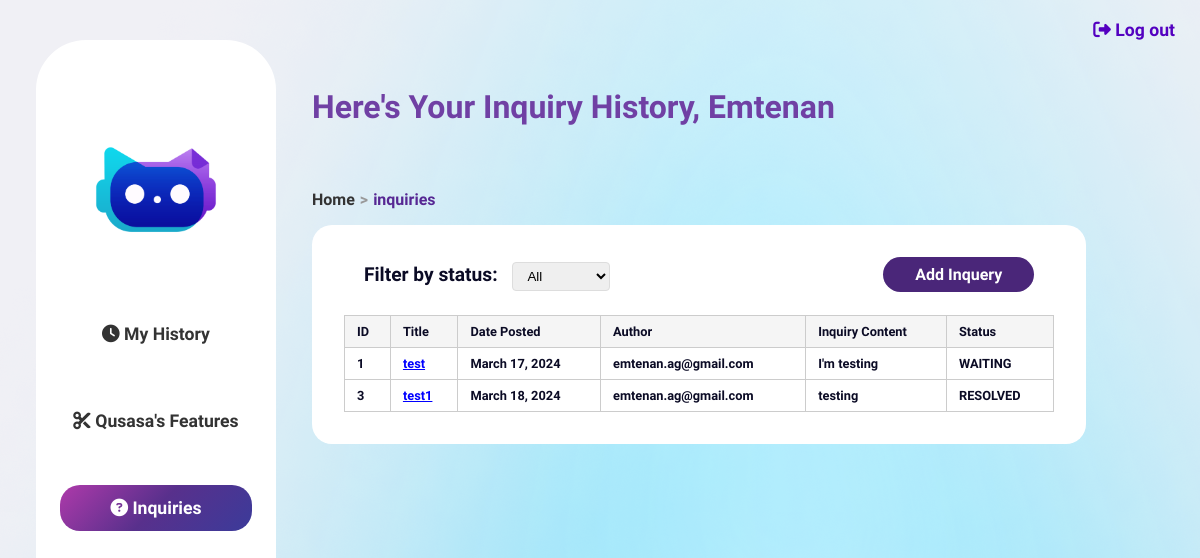
/user_inquiries/ (signed in), run on the app's committed database.
### qusasa/models.py (models this page shows)
class CustomUser(AbstractUser):
    username = None  # remove the username field
    email = models.EmailField(unique=True, verbose_name='email address')
    USERNAME_FIELD = 'email'
    REQUIRED_FIELDS = ['first_name', 'last_name']  # removes email from REQUIRED_FIELDS
    is_verified = models.BooleanField(default=False)
    email_confirmation_code = models.CharField(max_length=30, blank=True, null=True)
    objects = CustomUserManager()

class Inquiry(models.Model):
    title= models.CharField(max_length=1000)
    InqContent=models.TextField()
    RepContent=models.TextField()
    status = models.CharField(max_length=20, choices=STATUS_CHOICES)
    date_posted=models.DateTimeField(auto_now_add=True)
    date_resolved=models.DateTimeField(null=True, blank=True)
    author= models.ForeignKey(settings.AUTH_USER_MODEL, on_delete=models.CASCADE)

### qusasa/views/auth_views.py (the view)
# urls.py: path('user_inquiries/', views.user_inquiries_view, name='user_inquiries'),
def user_inquiries_view(request):
    user_inquiries = Inquiry.objects.filter(author=request.user)
    context = {
        'posts': user_inquiries
    }
    return render(request, 'qusasa/user_inquiries.html', context)

### qusasa/backend.py (called while the page is built)
    def get_user(self, user_id):
        UserModel = get_user_model()
        try:
            return UserModel.objects.get(pk=user_id)
        except UserModel.DoesNotExist:
            return None

### qusasa/templates/qusasa/user_inquiries.html (shortened to what this page needs)
{% load static %}
{% load custom_filters %}
<!DOCTYPE html>
<html lang="en">
<head>
    <link rel="stylesheet" href="{% static 'qusasa/css/admin.css' %}">
    <link rel="stylesheet" href="{% static 'qusasa/css/base.css' %}">
</head>
<body>
    <a class="log-out" href="{% url 'logout' %}"><i class="fa-solid fa-right-from-bracket"></i>  Log out</a>
      {% include 'side_nav.html' %}
    <div class="content">
        <div class="welcome">
          Here's Your Inquiry History, {{ user.first_name }}
        </div>
        <ul class="breadcrumbs">
          <li><a href="{% url 'base' %}" {% if request.resolver_match.url_name == 'base' %} id="current" {% endif %}> Home</a></li>
          <li><a href="{% url 'user_inquiries' %}" {% if request.resolver_match.url_name == 'user_inquiries' %} id="current" {% endif %} > inquiries</a></li>
      </ul>
        <div class="history">
        <article class="media content-section">
          <div class="controls-container">
          <div class="status-filter">
            <label for="statusFilter">Filter by status:</label>
            <select id="statusFilter" onchange="filterStatus()">
                <option value="all">All</option>
            </select>
          </div>
          <div class="results">
            <div class="object-tools">
              <li>
                <a href="{% url 'add_inquiry'%}" class="addlink">
                  Add Inquery
                </a>
              </li>
            </div>
            <br>
          </div>        </div>
            <table id="result_list">
              <thead>
                <tr>
                  <th scope="col">ID</th>
                  <th scope="col">Title</th>
                  <th scope="col">Date Posted</th>
                  <th scope="col">Author</th>
                  <th scope="col">Inquiry Content</th>
                  <th scope="col">Status</th>
                </tr>
              </thead>
              <tbody>
                {% for post in posts %}
                <tr>
                  <td>{{ post.id}}</td>
                  <td><a href="{% url 'user_display_inquiry' post.id %}" style="color: blue; text-decoration: underline;">{{ post.title }}</a></td>
                  <td>{{ post.date_posted|date:"F d, Y" }}</td>
                  <td>{{ post.author }}</td>
                  <td>{{ post.InqContent }}</td>
                  <td>{{ post.status }}</td>
                </tr>
                {% endfor %}
              </tbody>
            </table>
          </div>
        </div>
</body>
</html>

### qusasa/static/qusasa/css/admin.css (style rules this page uses)
html { min-height: 100%; width: 100%; margin: 0; padding: 0; background: #f0f0f5; background-repeat: no-repeat; background-attachment: fixed; font-family: 'Raleway', sans-serif; color: white; }
body { min-height: 100%; height: 100%; width: 100%; margin: 0; padding: 0; background-image: url("static/images/Frame 2.png"); background-repeat: no-repeat; background-attachment: fixed; display: flex; flex-direction: row; min-height: 100vh; justify-content: start; }
a { text-decoration: none; }
.log-out { color: #5300c0; cursor: pointer; transition: ease 0.2s; font-size: 1.1rem; font-weight: 700; position: absolute; top: 20px; right: 25px; }
.content { min-height: 90%; width: 30vw; display: flex; flex-direction: column; justify-content: flex-start; align-items: flex-start; flex: 1; padding: 0rem; margin-top: 10vh; }
.content .welcome { color:rgb(112, 64, 164); font-size: 2rem; font-weight: 800; padding: 3rem 0; width: 100%; margin-bottom: 1rem; }
.content .history { background-color: white; border-radius: 20px; color: #0B0B25; width: 80%; padding: 3rem; font-weight: 700; margin-bottom: 10vh; }
.content .welcome { margin-top: 3rem; padding: 0; height: auto; }
.breadcrumbs { font-weight: 700; color: #0B0B25; }
.object-tools { display: flex; flex-direction: row; padding: 0; }
.object-tools li { text-decoration: none; list-style-type: none; background: #4a2679; color: white; padding: 0.5rem 2rem; border-radius: 50px; font-size: 1rem; }
.addlink { color: white; }
#result_list { border-collapse: collapse; width: 100%; font-size: 0.8rem; }
#result_list th, #result_list td { border: 1px solid #ccc; padding: 8px 12px; text-align: left; }
#result_list thead th { background-color: #f5f5f5; font-weight: bold; }
label { margin-right: 1rem; }

### qusasa/static/qusasa/css/base.css (style rules this page uses)
html { width: 100%; margin: 0; padding: 0; background: #f0f0f5; background-repeat: no-repeat; background-attachment: fixed; font-family: 'Raleway', sans-serif; color: white; }
body { min-height: 100%; height: 100%; width: 100%; margin: 0; padding: 0; background-image: url("static/images/Frame 2.png"); background-repeat: no-repeat; background-attachment: fixed; display: flex; flex-direction: row; min-height: 100vh; justify-content: stretch; align-items: start; align-content: start; justify-items: start; }
a { text-decoration: none; }
.log-out { color: #5300c0; cursor: pointer; transition: ease 0.2s; font-size: 1.1rem; font-weight: 700; position: absolute; top: 20px; right: 25px; }
.content { min-height: 90%; width: 30vw; display: flex; flex-direction: column; justify-content: flex-start; align-items: flex-start; flex: 1; padding-top: 5vh; }
.content .welcome { color:rgb(112, 64, 164); font-size: 2rem; font-weight: 800; padding: 3rem 0; width: 100%; }
.content .history { background-color: white; border-radius: 20px; color: #0B0B25; width: 80%; padding: 2rem; font-weight: 700; font-size: 1.2rem; }
.breadcrumbs { list-style: none; padding: 0; }
.breadcrumbs li { display: flex; flex-direction: row; justify-content: center; margin-right: 5px; }
.breadcrumbs li::after { content: " > "; color: #999; margin-left: 5px; }
.breadcrumbs li:last-child::after { content: ""; }
.breadcrumbs a { text-decoration: none; color: #333; }
.breadcrumbs { color: #333; font-weight: bold; display: flex; flex-direction: row; justify-content: center; margin-top: 2rem; }
.breadcrumbs #current { color: #562793; }
.content .welcome { padding-bottom: 1rem; }

### qusasa/templates/qusasa/user_inquiries.html (style rules this page uses)
.content { margin-top: 0; }
.content .welcome { margin-top:0; }
.controls-container { display: flex; justify-content: space-between; align-items: center; padding: 0 20px; }
.status-filter { margin-bottom: 20px; }
.status-filter label { margin-right: 10px; }
.status-filter select { padding: 5px 10px; border-radius: 4px; border: 1px solid #ddd; }

### data on the page
CustomUser: first_name "Emtenan"
Inquiry: id "1", title "test", date_posted "March 17, 2024", author "emtenan.ag@gmail.com", InqContent "I'm testing", status "WAITING"
Inquiry: id "3", title "test1", date_posted "March 18, 2024", author "emtenan.ag@gmail.com", InqContent "testing", status "RESOLVED"
